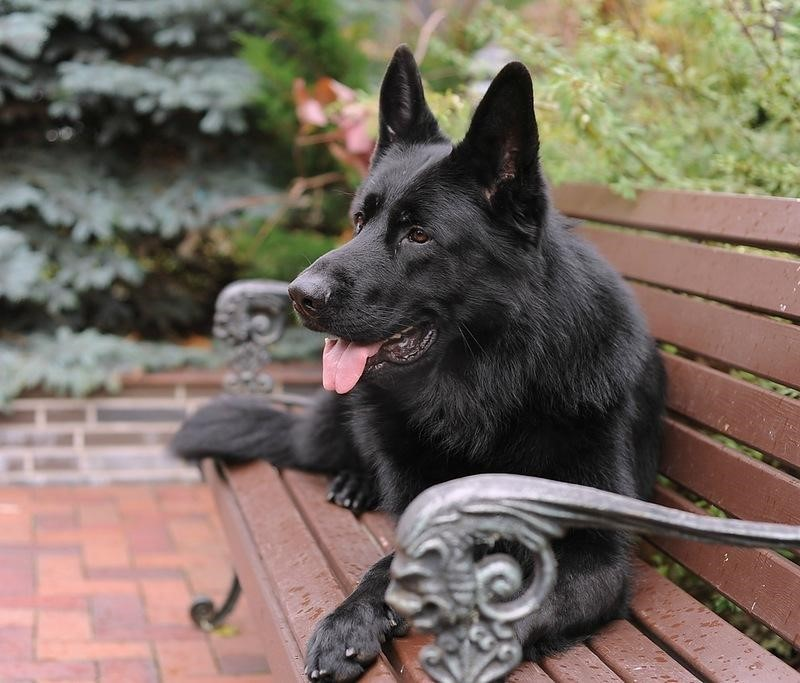
#> input picture image_segmentation_otsu_method/dog.jpg, 800 x 683 px, found by its file name; its folder holds only this picture in this run
$ python image_segm_otsu.py
#> lines starting #> are read from the running program, lines starting #| are printed output that depends on the picture; after the words box and inside, x2 and y2 are one past the last pixel; in counts of white or black regions, pixels touching at a corner belong together
"""
IMAGE SEGMENTATION BY THE OTSU THRESHOLDING METHOD
Segmentation images by the Otsu thresholding method.
"""

import os
import cv2
import matplotlib.pyplot as plt
import numpy as np
from skimage.filters import threshold_multiotsu

if __name__ == "__main__":
    list_path = os.listdir('C:/Users/any12/PycharmProjects/Computer_vision/image_segmentation_otsu_method/')
    for i in range(len(list_path)):
        print(f"image {i + 1} processing...")
        image = cv2.imread(f"C:/Users/any12/PycharmProjects/Computer_vision/image_segmentation_otsu_method/{list_path[i]}", cv2.IMREAD_GRAYSCALE)
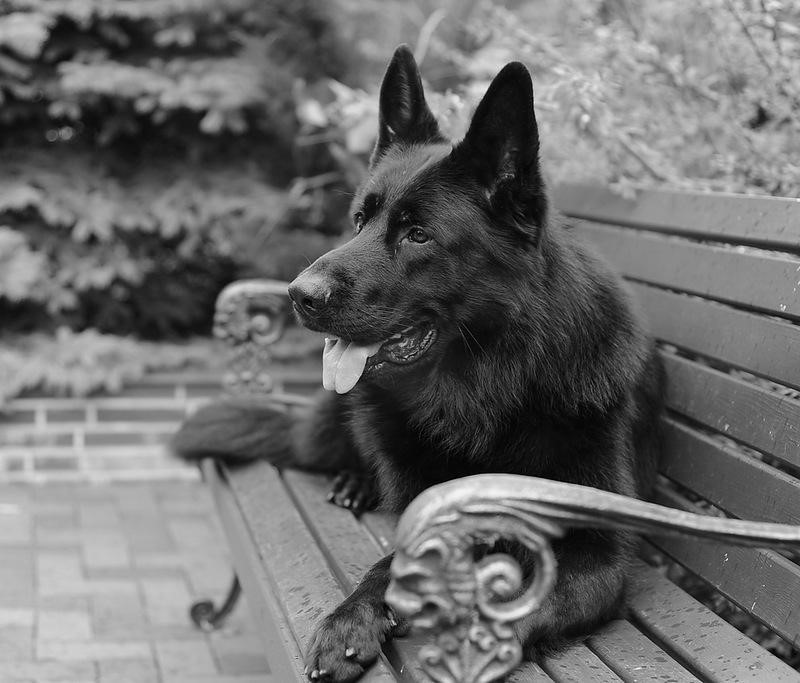
#> image: shape (683, 800); min 0, max 254, mean 107.9
        for m in range(2, 6):
            thresholds = threshold_multiotsu(image, classes=m)
            print(thresholds)
            regions = np.digitize(image, bins=thresholds)

            fig, ax = plt.subplots(nrows=1, ncols=3)
            ax[0].imshow(image, cmap='gray')
            ax[0].set_title(f"Original image {i + 1}")
            ax[0].axis('off')

            ax[1].hist(image.ravel(), bins=255, color='b')
            ax[1].set_title(f"Histogram of image {i + 1}")
            for thresh in thresholds:
                ax[1].axvline(thresh, color='m')

            ax[2].imshow(regions, cmap='jet')
            ax[2].set_title(f"Segmentation of image {i + 1} by Otsu method (M = {m})")
            ax[2].axis('off')
#> this loop made 4 passes
#> thresholds on passes 1 to 4: [103], [74, 138], [58, 109, 155], [47, 87, 127, 164]
#| [103]
#| [ 74 138]
#| [ 58 109 155]
#| [ 47  87 127 164]
#> pass 1, `regions = np.digitize(image, bins=thresholds)`:
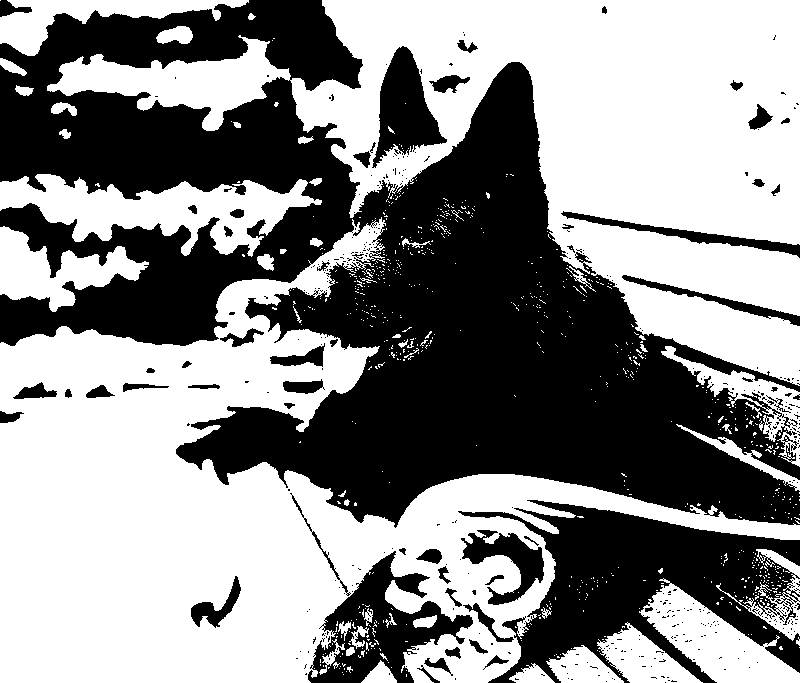
#> regions: shape (683, 800) int64; values 0 (black) and 1 (white), 55% white; 412 black regions (355 under 20 px), largest, box (x1, y1, x2, y2) and area: (0, 0, 800, 528) 191221, (458, 500, 800, 683) 28056, (308, 551, 473, 683) 8559
#> pass 2, `regions = np.digitize(image, bins=thresholds)`:
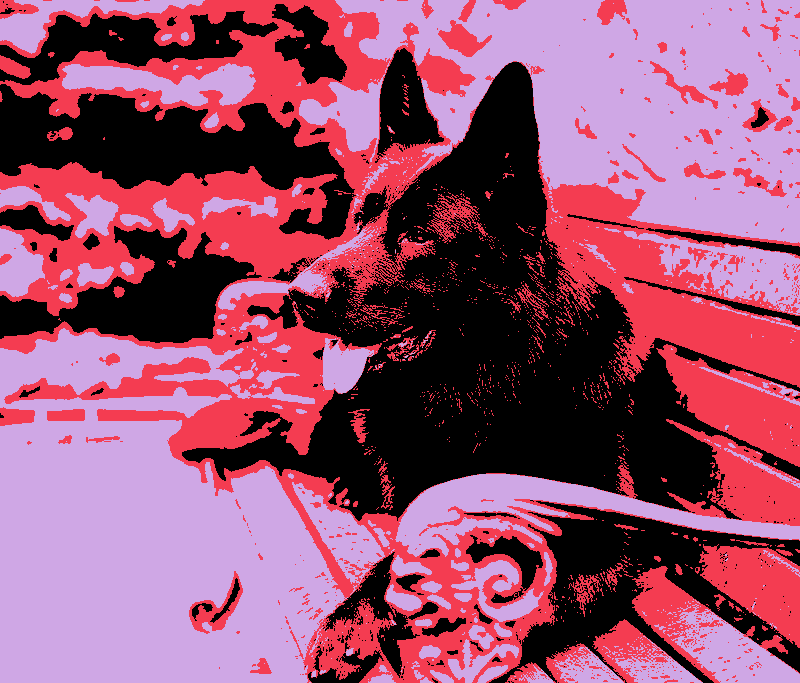
#> regions: shape (683, 800) int64; 3 distinct labels, from 0 to 2; one colour per label, 0 black
#> pass 3, `regions = np.digitize(image, bins=thresholds)`:
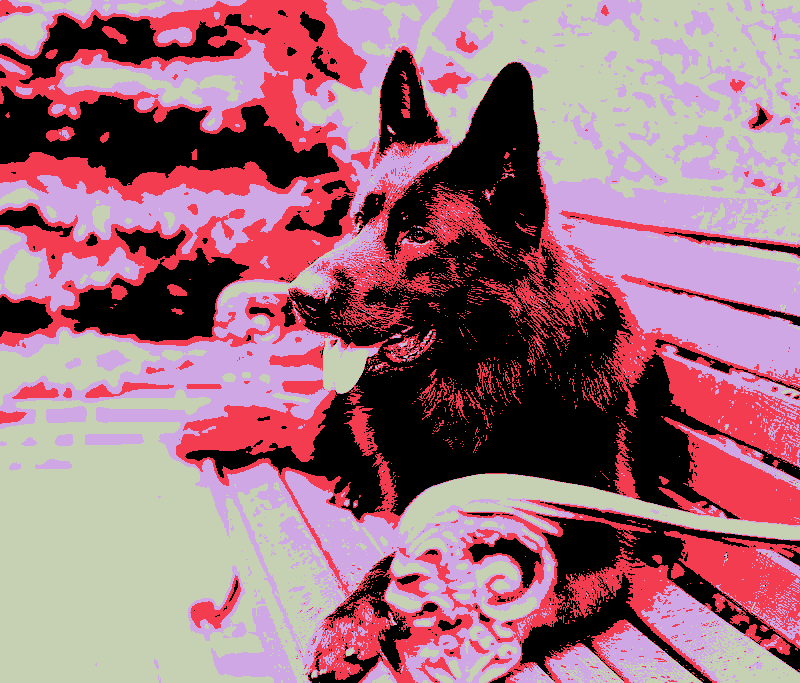
#> regions: shape (683, 800) int64; 4 distinct labels, from 0 to 3; one colour per label, 0 black

        plt.show()
#> figure, not shown here; panel 2: tallest bar 4201 high, from x = 155.4 to 156.4
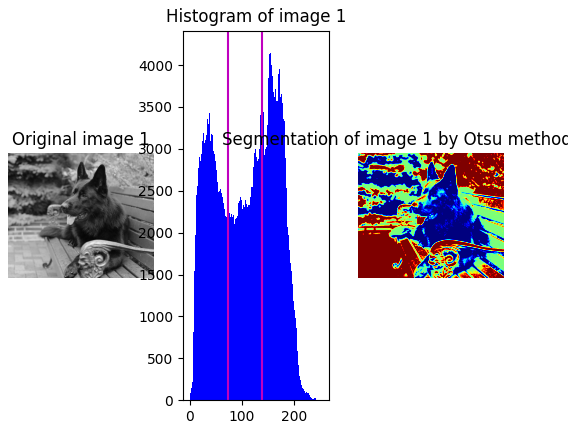
#> figure drawn by matplotlib, 3 panels; panel 2: tallest bar 4201 high, from x = 155.4 to 156.4
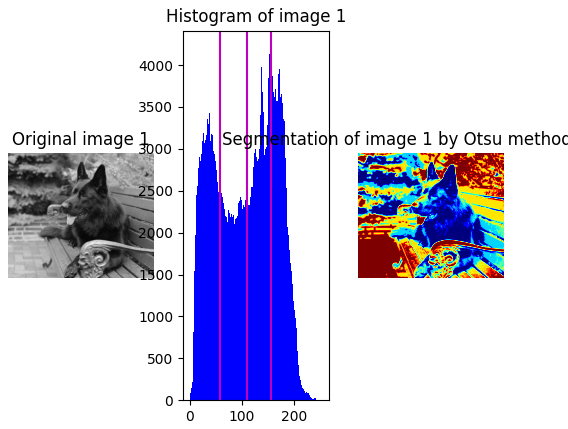
#> figure drawn by matplotlib, 3 panels; panel 2: tallest bar 4201 high, from x = 155.4 to 156.4
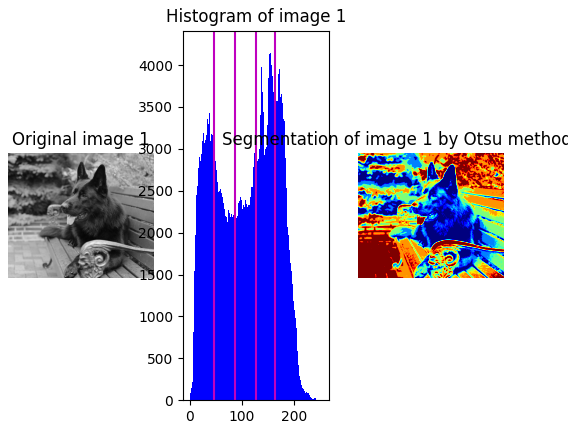
#> figure drawn by matplotlib, 3 panels; panel 2: tallest bar 4201 high, from x = 155.4 to 156.4

$ run again, on image_segmentation_otsu_method/raccoon.jpg
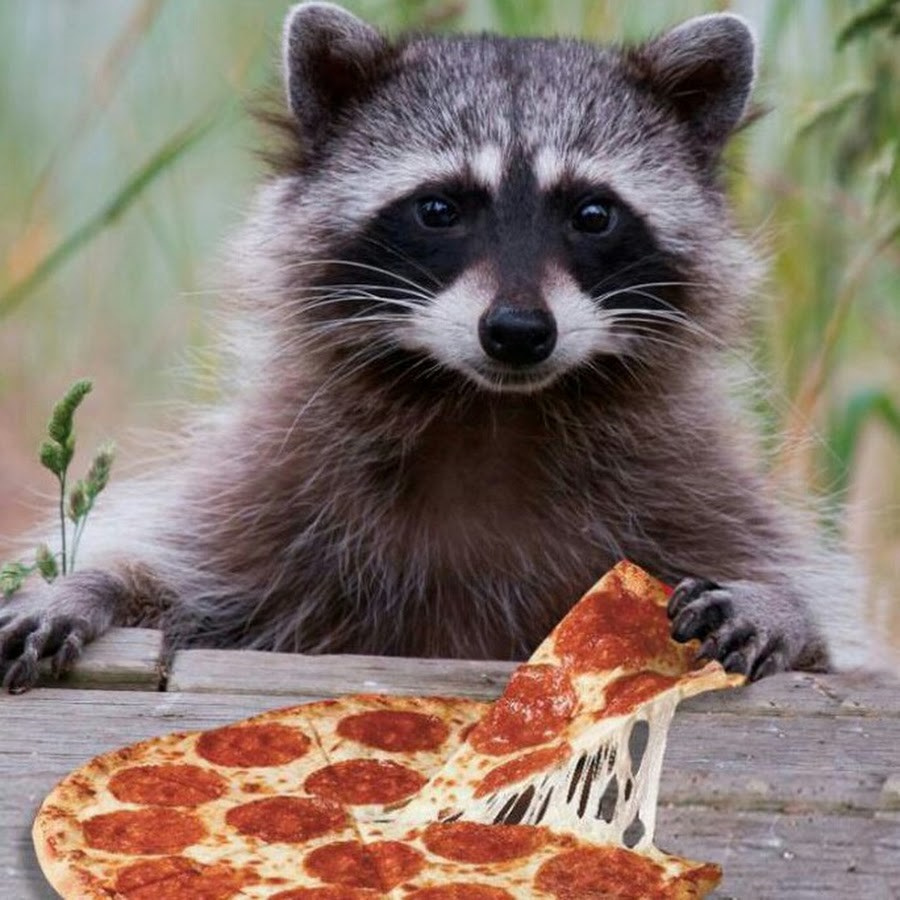
#> input picture image_segmentation_otsu_method/raccoon.jpg, 900 x 900 px, found by its file name
#> the loop `for m in range(2, 6):` made 4 passes
#> thresholds on passes 1 to 4: [108], [77, 141], [66, 121, 166], [56, 102, 143, 181]
#> (printed output is left out)
#> pass 1, `regions = np.digitize(image, bins=thresholds)`:
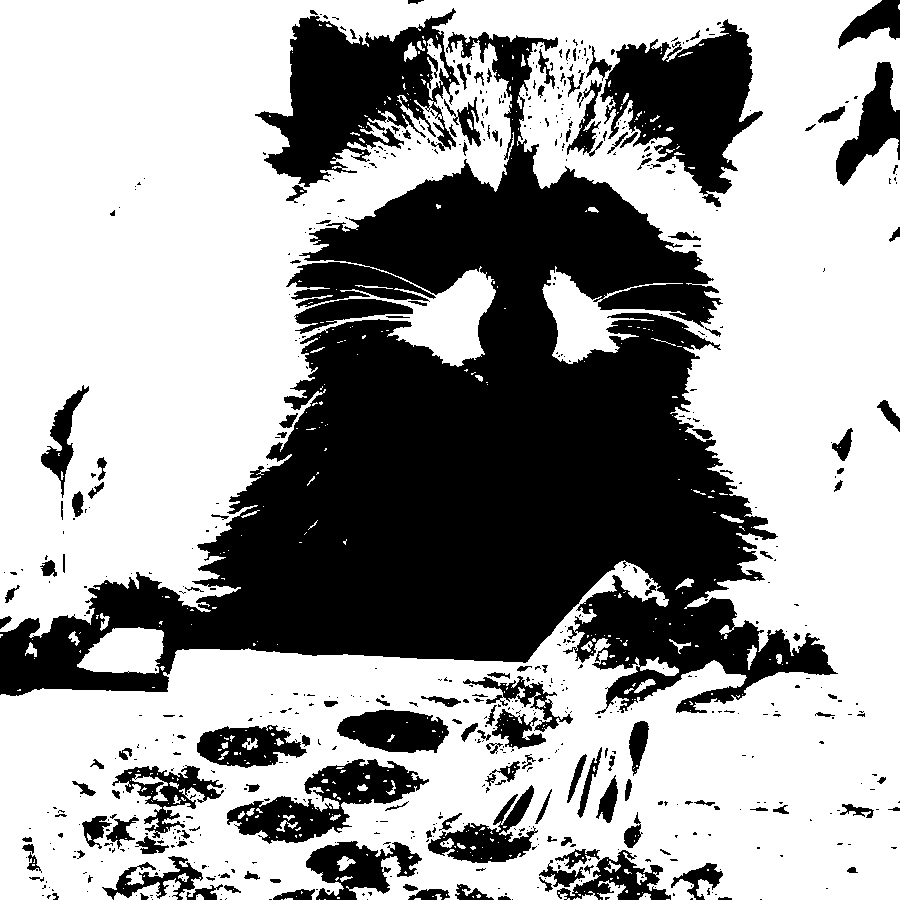
#> regions: shape (900, 900) int64; values 0 (black) and 1 (white), 63% white; 671 black regions (512 under 20 px), largest, box (x1, y1, x2, y2) and area: (0, 32, 838, 714) 210829, (255, 8, 460, 187) 18315, (600, 19, 763, 207) 15269
#> `plt.show()`:
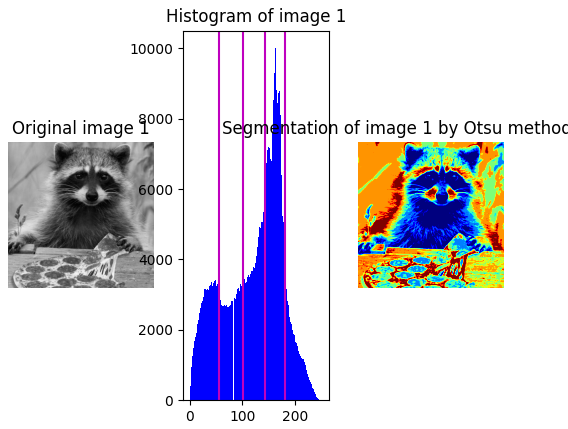
#> figure drawn by matplotlib, 3 panels; panel 2: tallest bar 10006 high, from x = 162.1 to 163.1
